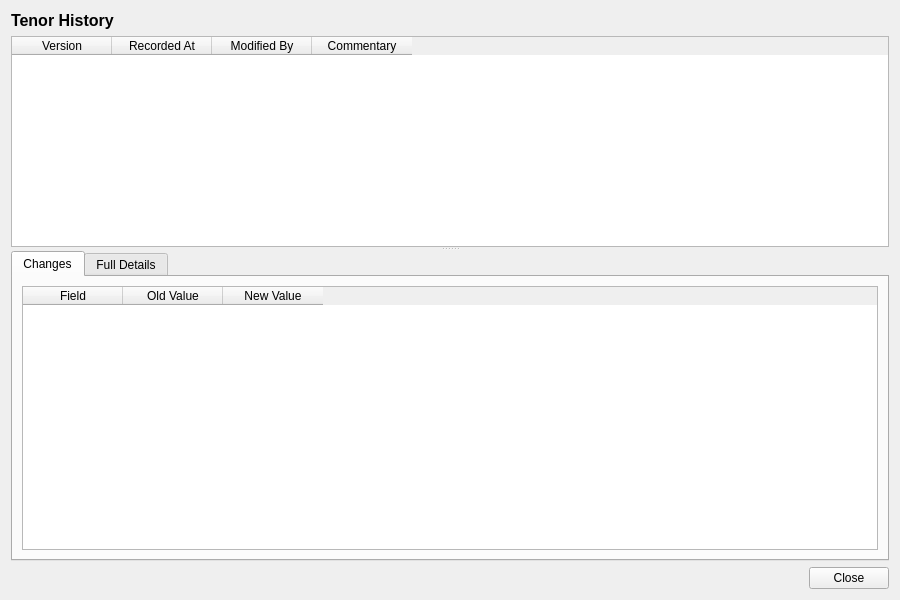
<?xml version="1.0" encoding="UTF-8"?>
<ui version="4.0">
 <class>TenorHistoryDialog</class>
 <widget class="QWidget" name="TenorHistoryDialog">
  <property name="geometry">
   <rect>
    <x>0</x>
    <y>0</y>
    <width>900</width>
    <height>600</height>
   </rect>
  </property>
  <property name="windowTitle">
   <string>Tenor History</string>
  </property>
  <layout class="QVBoxLayout" name="verticalLayout">
   <item>
    <widget class="QLabel" name="titleLabel">
     <property name="font">
      <font>
       <pointsize>12</pointsize>
       <bold>true</bold>
      </font>
     </property>
     <property name="text">
      <string>Tenor History</string>
     </property>
    </widget>
   </item>
   <item>
    <widget class="QSplitter" name="splitter">
     <property name="orientation">
      <enum>Qt::Vertical</enum>
     </property>
     <widget class="QTableWidget" name="versionListWidget">
      <property name="minimumHeight">
       <number>150</number>
      </property>
      <property name="maximumHeight">
       <number>250</number>
      </property>
      <property name="alternatingRowColors">
       <bool>true</bool>
      </property>
      <property name="editTriggers">
       <set>QAbstractItemView::NoEditTriggers</set>
      </property>
      <property name="selectionMode">
       <enum>QAbstractItemView::SingleSelection</enum>
      </property>
      <property name="selectionBehavior">
       <enum>QAbstractItemView::SelectRows</enum>
      </property>
      <column>
       <property name="text">
        <string>Version</string>
       </property>
      </column>
      <column>
       <property name="text">
        <string>Recorded At</string>
       </property>
      </column>
      <column>
       <property name="text">
        <string>Modified By</string>
       </property>
      </column>
      <column>
       <property name="text">
        <string>Commentary</string>
       </property>
      </column>
     </widget>
     <widget class="QWidget" name="detailWidget">
      <layout class="QVBoxLayout" name="detailLayout">
       <property name="leftMargin">
        <number>0</number>
       </property>
       <property name="topMargin">
        <number>0</number>
       </property>
       <property name="rightMargin">
        <number>0</number>
       </property>
       <property name="bottomMargin">
        <number>0</number>
       </property>
       <item>
        <widget class="QTabWidget" name="tabWidget">
         <property name="currentIndex">
          <number>0</number>
         </property>
         <widget class="QWidget" name="changesTab">
          <attribute name="title">
           <string>Changes</string>
          </attribute>
          <layout class="QVBoxLayout" name="changesTabLayout">
           <item>
            <widget class="QTableWidget" name="changesTableWidget">
             <property name="editTriggers">
              <set>QAbstractItemView::NoEditTriggers</set>
             </property>
             <property name="alternatingRowColors">
              <bool>true</bool>
             </property>
             <property name="selectionMode">
              <enum>QAbstractItemView::SingleSelection</enum>
             </property>
             <property name="selectionBehavior">
              <enum>QAbstractItemView::SelectRows</enum>
             </property>
             <column>
              <property name="text">
               <string>Field</string>
              </property>
             </column>
             <column>
              <property name="text">
               <string>Old Value</string>
              </property>
             </column>
             <column>
              <property name="text">
               <string>New Value</string>
              </property>
             </column>
            </widget>
           </item>
          </layout>
         </widget>
         <widget class="QWidget" name="fullDetailsTab">
          <attribute name="title">
           <string>Full Details</string>
          </attribute>
          <layout class="QVBoxLayout" name="fullDetailsTabLayout">
           <item>
            <widget class="QScrollArea" name="scrollArea">
             <property name="widgetResizable">
              <bool>true</bool>
             </property>
             <widget class="QWidget" name="scrollAreaWidgetContents">
              <property name="geometry">
               <rect>
                <x>0</x>
                <y>0</y>
                <width>560</width>
                <height>450</height>
               </rect>
              </property>
              <layout class="QFormLayout" name="formLayout">
               <item row="0" column="0">
                <widget class="QLabel" name="codeLabel">
                 <property name="text">
                  <string>Code:</string>
                 </property>
                </widget>
               </item>
               <item row="0" column="1">
                <widget class="QLabel" name="codeValue">
                 <property name="text">
                  <string/>
                 </property>
                </widget>
               </item>
               <item row="1" column="0">
                <widget class="QLabel" name="display_nameLabel">
                 <property name="text">
                  <string>Display Name:</string>
                 </property>
                </widget>
               </item>
               <item row="1" column="1">
                <widget class="QLabel" name="displayNameValue">
                 <property name="text">
                  <string/>
                 </property>
                </widget>
               </item>
               <item row="2" column="0">
                <widget class="QLabel" name="descriptionLabel">
                 <property name="text">
                  <string>Description:</string>
                 </property>
                </widget>
               </item>
               <item row="2" column="1">
                <widget class="QLabel" name="descriptionValue">
                 <property name="text">
                  <string/>
                 </property>
                 <property name="wordWrap">
                  <bool>true</bool>
                 </property>
                </widget>
               </item>
               <item row="3" column="0">
                <widget class="QLabel" name="sort_orderLabel">
                 <property name="text">
                  <string>Sort Order:</string>
                 </property>
                </widget>
               </item>
               <item row="3" column="1">
                <widget class="QLabel" name="sortOrderValue">
                 <property name="text">
                  <string/>
                 </property>
                </widget>
               </item>
               <item row="4" column="0">
                <widget class="QLabel" name="kindLabel">
                 <property name="text">
                  <string>Kind:</string>
                 </property>
                </widget>
               </item>
               <item row="4" column="1">
                <widget class="QLabel" name="kindValue">
                 <property name="text">
                  <string/>
                 </property>
                </widget>
               </item>
               <item row="5" column="0">
                <widget class="QLabel" name="unitLabel">
                 <property name="text">
                  <string>Unit:</string>
                 </property>
                </widget>
               </item>
               <item row="5" column="1">
                <widget class="QLabel" name="unitValue">
                 <property name="text">
                  <string/>
                 </property>
                </widget>
               </item>
               <item row="6" column="0">
                <widget class="QLabel" name="multiplierLabel">
                 <property name="text">
                  <string>Multiplier:</string>
                 </property>
                </widget>
               </item>
               <item row="6" column="1">
                <widget class="QLabel" name="multiplierValue">
                 <property name="text">
                  <string/>
                 </property>
                </widget>
               </item>
               <item row="7" column="0">
                <widget class="QLabel" name="versionNumberLabel">
                 <property name="text">
                  <string>Version:</string>
                 </property>
                </widget>
               </item>
               <item row="7" column="1">
                <widget class="QLabel" name="versionNumberValue">
                 <property name="text">
                  <string/>
                 </property>
                </widget>
               </item>
               <item row="8" column="0">
                <widget class="QLabel" name="modifiedByLabel">
                 <property name="text">
                  <string>Modified By:</string>
                 </property>
                </widget>
               </item>
               <item row="8" column="1">
                <widget class="QLabel" name="modifiedByValue">
                 <property name="text">
                  <string/>
                 </property>
                </widget>
               </item>
               <item row="9" column="0">
                <widget class="QLabel" name="recordedAtLabel">
                 <property name="text">
                  <string>Recorded At:</string>
                 </property>
                </widget>
               </item>
               <item row="9" column="1">
                <widget class="QLabel" name="recordedAtValue">
                 <property name="text">
                  <string/>
                 </property>
                </widget>
               </item>
               <item row="10" column="0">
                <widget class="QLabel" name="changeCommentaryLabel">
                 <property name="text">
                  <string>Change Commentary:</string>
                 </property>
                </widget>
               </item>
               <item row="10" column="1">
                <widget class="QLabel" name="changeCommentaryValue">
                 <property name="text">
                  <string/>
                 </property>
                 <property name="wordWrap">
                  <bool>true</bool>
                 </property>
                </widget>
               </item>
              </layout>
             </widget>
            </widget>
           </item>
          </layout>
         </widget>
        </widget>
       </item>
      </layout>
     </widget>
    </widget>
   </item>
   <item>
    <layout class="QHBoxLayout" name="buttonLayout">
     <item>
      <spacer name="horizontalSpacer">
       <property name="orientation">
        <enum>Qt::Horizontal</enum>
       </property>
       <property name="sizeHint" stdset="0">
        <size><width>40</width><height>20</height></size>
       </property>
      </spacer>
     </item>
     <item>
      <widget class="QPushButton" name="closeButton">
       <property name="text">
        <string>Close</string>
       </property>
      </widget>
     </item>
    </layout>
   </item>
  </layout>
 </widget>
 <resources/>
 <connections/>
</ui>
